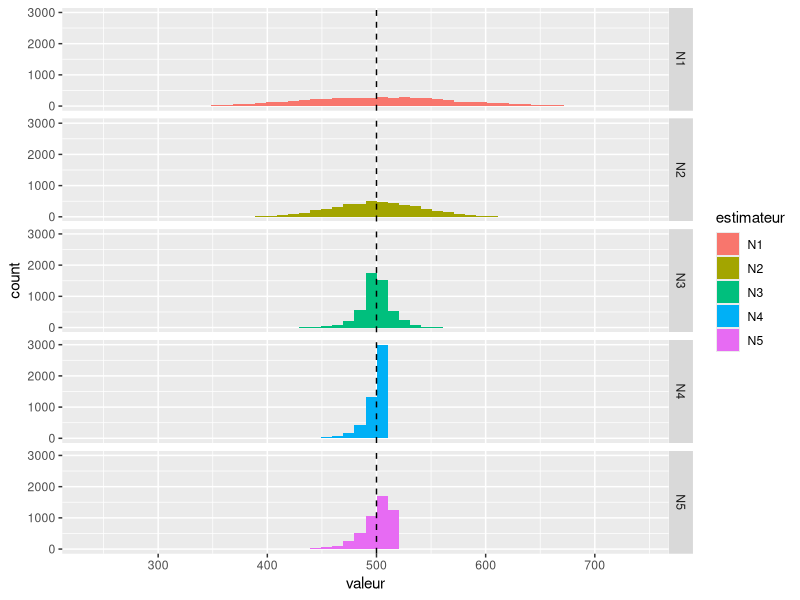

R code for this plot:
## ---- chunk 1
knitr::opts_chunk$set(echo = TRUE)

N1 <- function(ech){
  return(round(2*median(ech)-1))
}

N2 <- function(ech){
  return(round(2*mean(ech)-1))
}

N3 <- function(ech){
  return(round(max(ech)+min(ech)-1))
}

N4 <- function(ech){
  return(round((length(ech)+1)/length(ech)*max(ech)-1))
}

N5 <- function(ech){
  return(round((max(ech)-min(ech))*(length(ech)+1)/(length(ech)-1)))
}
## ---- chunk 2
library(tidyverse)
library(ggridges)
## ---- chunk 3
N <- 500
n <- 50
iter <- 5000
pop <- c(1:N)

ech <- tibble(id = map(1:iter, ~sample(pop, n, replace = TRUE)))
ech <- ech %>%
  mutate(N1 = map_dbl(id, N1)) %>%
  mutate(N2 = map_dbl(id, N2)) %>%
  mutate(N3 = map_dbl(id, N3)) %>%
  mutate(N4 = map_dbl(id, N4)) %>%
  mutate(N5 = map_dbl(id, N5)) %>%
  gather(estimateur, valeur, N1, N2, N3, N4, N5)
## ---- chunk 4
ggplot(data = ech, mapping = aes(x = valeur, fill = estimateur))+
  geom_histogram(bins = 50)+
  facet_grid(estimateur~.)+
  geom_vline(xintercept=N,linetype=2,color="black")
